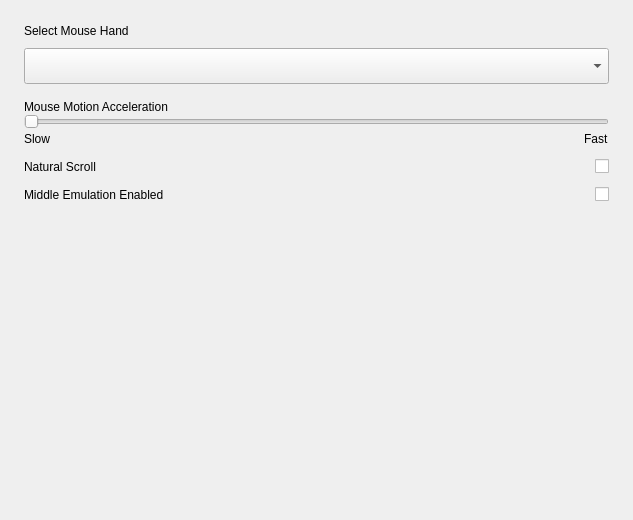
<?xml version="1.0" encoding="UTF-8"?>
<ui version="4.0">
 <class>MousePage</class>
 <widget class="QWidget" name="MousePage">
  <property name="geometry">
   <rect>
    <x>0</x>
    <y>0</y>
    <width>633</width>
    <height>520</height>
   </rect>
  </property>
  <property name="windowTitle">
   <string>Form</string>
  </property>
  <layout class="QVBoxLayout" name="verticalLayout_5">
   <property name="spacing">
    <number>0</number>
   </property>
   <property name="leftMargin">
    <number>0</number>
   </property>
   <property name="topMargin">
    <number>0</number>
   </property>
   <property name="rightMargin">
    <number>0</number>
   </property>
   <property name="bottomMargin">
    <number>0</number>
   </property>
   <item>
    <widget class="QScrollArea" name="scrollArea">
     <property name="frameShape">
      <enum>QFrame::NoFrame</enum>
     </property>
     <property name="widgetResizable">
      <bool>true</bool>
     </property>
     <widget class="QWidget" name="scrollAreaWidgetContents">
      <property name="geometry">
       <rect>
        <x>0</x>
        <y>0</y>
        <width>633</width>
        <height>520</height>
       </rect>
      </property>
      <layout class="QVBoxLayout" name="verticalLayout_2">
       <property name="spacing">
        <number>0</number>
       </property>
       <property name="leftMargin">
        <number>24</number>
       </property>
       <property name="topMargin">
        <number>24</number>
       </property>
       <property name="rightMargin">
        <number>24</number>
       </property>
       <property name="bottomMargin">
        <number>40</number>
       </property>
       <item>
        <widget class="QLabel" name="label_hand_mode">
         <property name="text">
          <string>Select Mouse Hand</string>
         </property>
        </widget>
       </item>
       <item>
        <spacer name="verticalSpacer_2">
         <property name="orientation">
          <enum>Qt::Vertical</enum>
         </property>
         <property name="sizeType">
          <enum>QSizePolicy::Fixed</enum>
         </property>
         <property name="sizeHint" stdset="0">
          <size>
           <width>20</width>
           <height>10</height>
          </size>
         </property>
        </spacer>
       </item>
       <item>
        <widget class="QComboBox" name="comboBox_hand_mode">
         <property name="minimumSize">
          <size>
           <width>0</width>
           <height>36</height>
          </size>
         </property>
         <property name="maximumSize">
          <size>
           <width>16777215</width>
           <height>36</height>
          </size>
         </property>
        </widget>
       </item>
       <item>
        <spacer name="verticalSpacer_3">
         <property name="orientation">
          <enum>Qt::Vertical</enum>
         </property>
         <property name="sizeType">
          <enum>QSizePolicy::Fixed</enum>
         </property>
         <property name="sizeHint" stdset="0">
          <size>
           <width>20</width>
           <height>16</height>
          </size>
         </property>
        </spacer>
       </item>
       <item>
        <widget class="QLabel" name="label_move_speed">
         <property name="text">
          <string>Mouse Motion Acceleration</string>
         </property>
        </widget>
       </item>
       <item>
        <widget class="QSlider" name="slider_speed">
         <property name="minimum">
          <number>0</number>
         </property>
         <property name="maximum">
          <number>100</number>
         </property>
         <property name="singleStep">
          <number>0</number>
         </property>
         <property name="pageStep">
          <number>1</number>
         </property>
         <property name="value">
          <number>0</number>
         </property>
         <property name="orientation">
          <enum>Qt::Horizontal</enum>
         </property>
        </widget>
       </item>
       <item>
        <layout class="QHBoxLayout" name="horizontalLayout_2">
         <property name="bottomMargin">
          <number>0</number>
         </property>
         <item>
          <widget class="QLabel" name="label_slow">
           <property name="text">
            <string>Slow</string>
           </property>
          </widget>
         </item>
         <item>
          <spacer name="horizontalSpacer">
           <property name="orientation">
            <enum>Qt::Horizontal</enum>
           </property>
           <property name="sizeHint" stdset="0">
            <size>
             <width>40</width>
             <height>20</height>
            </size>
           </property>
          </spacer>
         </item>
         <item>
          <widget class="QLabel" name="label_fast">
           <property name="text">
            <string>Fast</string>
           </property>
          </widget>
         </item>
        </layout>
       </item>
       <item>
        <spacer name="verticalSpacer_4">
         <property name="orientation">
          <enum>Qt::Vertical</enum>
         </property>
         <property name="sizeType">
          <enum>QSizePolicy::Fixed</enum>
         </property>
         <property name="sizeHint" stdset="0">
          <size>
           <width>20</width>
           <height>8</height>
          </size>
         </property>
        </spacer>
       </item>
       <item>
        <layout class="QHBoxLayout" name="horizontalLayout">
         <property name="spacing">
          <number>0</number>
         </property>
         <property name="bottomMargin">
          <number>0</number>
         </property>
         <item>
          <widget class="QLabel" name="label_natural_scroll">
           <property name="text">
            <string>Natural Scroll</string>
           </property>
          </widget>
         </item>
         <item>
          <spacer name="horizontalSpacer_4">
           <property name="orientation">
            <enum>Qt::Horizontal</enum>
           </property>
           <property name="sizeHint" stdset="0">
            <size>
             <width>40</width>
             <height>20</height>
            </size>
           </property>
          </spacer>
         </item>
         <item>
          <widget class="KiranSwitchButton" name="checkBox_natural_scroll">
           <property name="text">
            <string/>
           </property>
          </widget>
         </item>
        </layout>
       </item>
       <item>
        <spacer name="verticalSpacer_5">
         <property name="orientation">
          <enum>Qt::Vertical</enum>
         </property>
         <property name="sizeType">
          <enum>QSizePolicy::Fixed</enum>
         </property>
         <property name="sizeHint" stdset="0">
          <size>
           <width>20</width>
           <height>8</height>
          </size>
         </property>
        </spacer>
       </item>
       <item>
        <layout class="QHBoxLayout" name="horizontalLayout_3">
         <property name="bottomMargin">
          <number>0</number>
         </property>
         <item>
          <widget class="QLabel" name="label_middle_emulation">
           <property name="text">
            <string>Middle Emulation Enabled</string>
           </property>
          </widget>
         </item>
         <item>
          <spacer name="horizontalSpacer_2">
           <property name="orientation">
            <enum>Qt::Horizontal</enum>
           </property>
           <property name="sizeHint" stdset="0">
            <size>
             <width>40</width>
             <height>20</height>
            </size>
           </property>
          </spacer>
         </item>
         <item>
          <widget class="KiranSwitchButton" name="checkBox_middle_emulation">
           <property name="text">
            <string/>
           </property>
          </widget>
         </item>
        </layout>
       </item>
       <item>
        <spacer name="verticalSpacer">
         <property name="orientation">
          <enum>Qt::Vertical</enum>
         </property>
         <property name="sizeHint" stdset="0">
          <size>
           <width>20</width>
           <height>161</height>
          </size>
         </property>
        </spacer>
       </item>
      </layout>
     </widget>
    </widget>
   </item>
  </layout>
 </widget>
 <customwidgets>
  <customwidget>
   <class>KiranSwitchButton</class>
   <extends>QCheckBox</extends>
   <header>kiranwidgets-qt5/kiran-switch-button.h</header>
  </customwidget>
 </customwidgets>
 <resources/>
 <connections/>
</ui>
